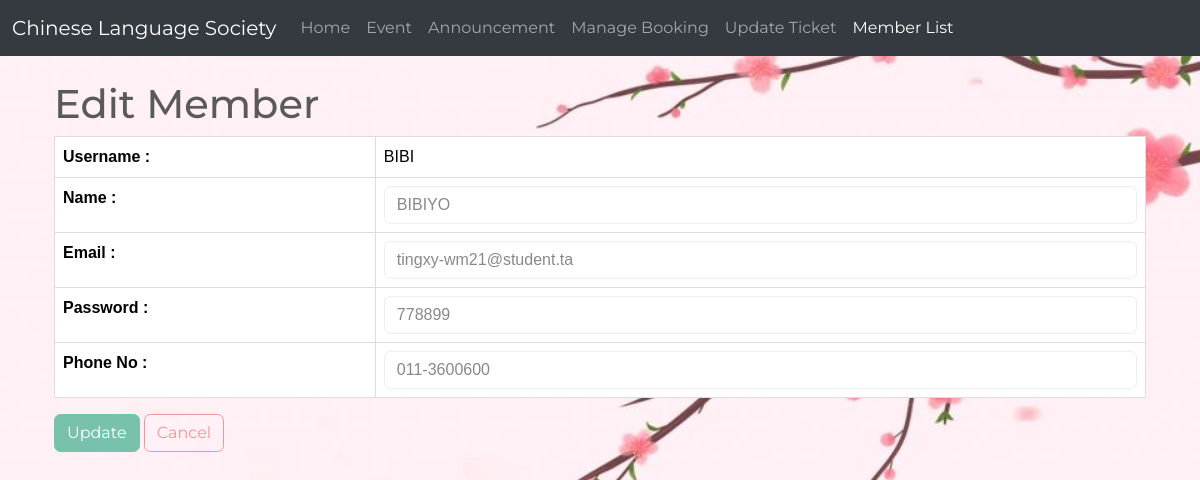
The page /edit-member.php?Username=BIBI on the database its author committed.
### tables this page shows
CREATE TABLE `member` (
  `Username` varchar(15) NOT NULL,
  `Email` varchar(30) NOT NULL,
  `Password` varchar(15) NOT NULL,
  `PhoneNo` char(11) NOT NULL,
  `Name` varchar(50) NOT NULL,
  `Address` varchar(80) NOT NULL,
  `Birthday` date NOT NULL
);

### edit-member.php (the view, shortened to what this page needs)
<?php
include 'config.php';
include 'memberlist_header.php';
if ($_SERVER['REQUEST_METHOD'] == 'POST') {
    $username = trim($_POST['Username']);
    $name = trim($_POST['Name']);
    $email = trim($_POST['Email']);
    $password = trim($_POST['Password']);
    $phoneNo = trim($_POST['PhoneNo']);
    if (empty($name) || strlen($name) > 30) {
        $error['name'] = 'Please insert a name within 30 characters.';
    }
    if (empty($email)) {
        $error['email'] = 'Please enter your email.';
    }
    if (empty($password)) {
        $error['password'] = 'Please your new password.';
    }
    if (empty($phoneNo)) {
        $error['phoneNo'] = 'Please your phone number.';
    }
    if (!empty($error)) {
        echo '<div class="alert alert-dismissible alert-warning">
  <button type="button" class="btn-close" data-bs-dismiss="alert"></button>
  <h4 class="alert-heading">Warning!</h4>
  <ul>';
        foreach ($error as $e => $t) {
            echo"<li>$t</li>";
        }
        echo '</ul></div>';
    } else {
        $sql = "UPDATE member SET Name = ?, Email = ?, Password = ?, PhoneNo = ? WHERE Username = ?";
        $stmt = $conn->prepare($sql);
        $stmt->bind_param('sssss', $name, $email, $password, $phoneNo, $username);
        if ($stmt->execute()) {
            echo '<div class="alert alert-dismissible alert-success">
  <button type="button" class="btn-close" data-bs-dismiss="alert"></button>
  <h4 class="alert-success">Success!</h4>';
            echo "Student <strong>$name</strong> has been updated.</div>";
        } else {
            echo '<div class="alert alert-dismissible alert-warning">
  <button type="button" class="btn-close" data-bs-dismiss="alert"></button>
  <h4 class="alert-heading">Warning!</h4>
  <ul>';
            echo"<li>Database update error!</li>";
            echo '</ul></div>';
        }
    }
} else {
    $username = $_GET['Username'] ?? '';
    $sql = "SELECT * FROM member WHERE Username = ?";
    $stmt = $conn->prepare($sql);
    $stmt->bind_param('s', $username);
    $stmt->execute();
    $result = $stmt->get_result();
    if ($result->num_rows > 0) {
        $row = $result->fetch_assoc();
        $username = $row['Username'];
        $name = $row['Name'];
        $email = $row['Email'];
        $password = $row['Password'];
        $phoneNo = $row['PhoneNo'];
    }
}
?>
<form action="<?php echo $_SERVER['PHP_SELF'] ?>" method="POST">
    <table class="table table-hover">
        <tr>
            <th>Username :</th>
            <td><?= $username ?>
                       value="<?= $username ?>"></td>
        </tr>
        <tr>
            <th>Name :</th>
            <td><input type="text"
                       class="form-control"
                       name="Name" maxlength="30"
                       value="<?= $name ?>"></td>
        </tr>
        <tr>
            <th>Email :</th>
            <td><input type="text"
                       class="form-control"
                       name="Email" maxlength="30"
                       value="<?= $email ?>"></td>
        </tr><tr>
            <th>Password :</th>
            <td><input type="text"
                       class="form-control"
                       name="Password" maxlength="30"
                       value="<?= $password ?>"></td>
        </tr><tr>
            <th>Phone No :</th>
            <td><input type="text"
                       class="form-control"
                       name="PhoneNo" maxlength="11"
                       value="<?= $phoneNo ?>"></td>
        </tr>
    </table>
    <input type="submit" class="btn btn-primary" value="Update">
    <a href="member_list.php" class="btn btn-outline-secondary">Cancel</a>
</form>

### member_list.css (style rules this page uses)
body { background-image: url('background7.jpg'); background-size: cover; }
table { font-family: arial, sans-serif; border-collapse: collapse; width: 100%; background-color: rgb(225, 225, 225); }
td, th { border: 1px solid rgb(221, 221, 221); text-align: left; padding: 6px; }
tr:nth-child(even) { background-color: rgb(253, 245, 245); }

### rows shown on the page
member: Username "BIBI", Name "BIBIYO", Email "tingxy-wm21@student.ta", Password "778899", PhoneNo "011-3600600"

### other values the page prints
$page_title "Edit Member"
